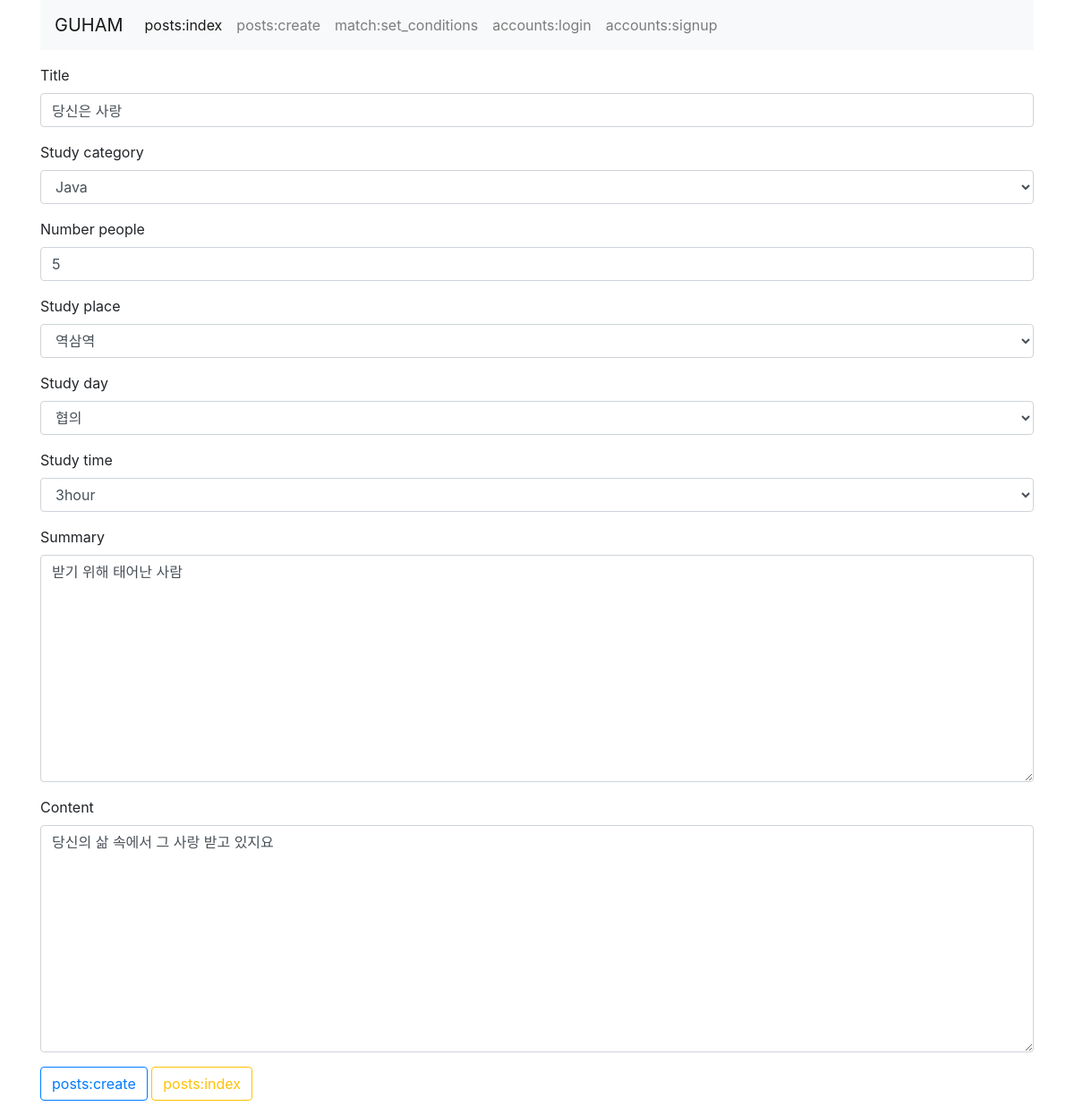
Screenshot of /posts/3/update/ with the database file from the repository.
### posts/models.py (models this page shows)
class Post(models.Model):
    title = models.CharField(max_length=50)
    study_category = models.CharField(max_length=10, choices=STUDY_CATEGORY)
    number_people = models.IntegerField()
    study_place = models.CharField(max_length=10, choices=STUDY_PLACE)
    study_day = models.CharField(max_length=10, choices=STUDY_DAY)
    study_time = models.CharField(max_length=10, choices=STUDY_TIME)
    content = models.TextField()
    summary = models.TextField()

### posts/views.py (the view)
# urls.py: path('<int:post_id>/update/', views.update, name='update')  # 스터디 모집 글 수정
def update(request, post_id):
    post_selected = Post.objects.get(id=post_id)
    if request.method == 'POST':
        form = PostForm(data=request.POST, instance=post_selected)
        if form.is_valid():
            form.save()
            return redirect('posts:detail', post_id)
        else:
            pass
    else:
        form = PostForm(instance=post_selected)
    context = {
        'form': form
    }
    return render(request, 'posts/form.html', context)

### posts/forms.py
class PostForm(ModelForm):
    class Meta:
        model = Post
        fields = [
            'title',
            'study_category',
            'number_people',
            'study_place',
            'study_day',
            'study_time',
            'summary',
            'content',
        ]

### posts/templates/posts/form.html (shortened to what this page needs)
{% extends 'posts/base.html' %}
{% block body %}
{% load bootstrap4 %}
<form action="" method="POST">
    {% bootstrap_form form %}
    {% buttons %}
        <button type="submit" class="btn btn-outline-primary">posts:create</button>
        <a href="{% url 'posts:index' %}" class="btn btn-outline-warning">posts:index</a>
    {% endbuttons %}
</form>
{% endblock %}

### rows the page displays
Post: title "당신은 사랑", study_category "Java", number_people "5", study_place "역삼역", study_day "협의", study_time "3hour", summary "받기 위해 태어난 사람", content "당신의 삶 속에서 그 사랑 받고 있지요"
